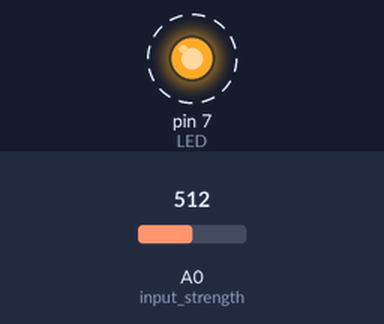
Recording of a sketch running on a simulated Arduino Uno, built with avr-gcc and run on an emulated ATmega328P. On the bench: output pins drawn as LEDs (lit = HIGH). Dashed ring = blinking. Inputs (shaded band) come from the test bench; at power-on: A0 (input_strength) = 512.

Above: at 1.25 s.
1.3 s: A0 (input_strength) set to 212
4.3 s: A0 (input_strength) set to 185
At 4.3 s:
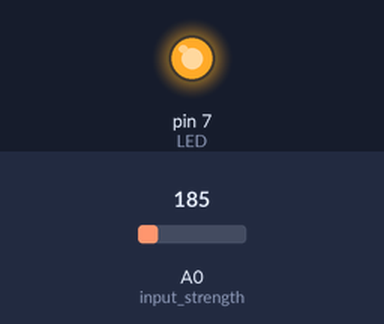
5.8 s: A0 (input_strength) set to 210
At 5.95 s:
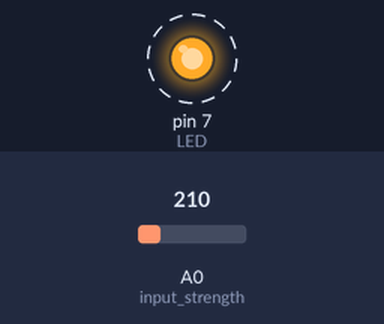
8.8 s: A0 (input_strength) set to 190
Timing chart, 0 to 11.3 s (numbered marks = the images above; inputs shaded):
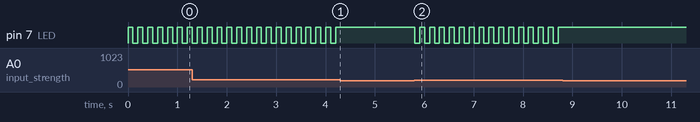

Measured:
- the behaviour switches between 201 and 200 on A0 (input_strength) (found by bisection; images 0 and 1)
- after the input at 4.3 s, pin 7 (LED): stops changing and stays HIGH
- after the input at 5.8 s, pin 7 (LED): alternates HIGH for 0.10 s and LOW for 0.10 s, starting at once
- after the input at 8.8 s, pin 7 (LED): stops changing and stays HIGH
- by itself, pin 7 (LED): alternates HIGH for 0.10 s and LOW for 0.10 s

The sketch:

sketch_feb28a_sound_sensor.ino
```cpp
int input_strength = A0,LED=7;
int strength=0;
bool swap = false;

void setup() {
  pinMode(LED,OUTPUT);
}

void loop() {
  strength = analogRead(input_strength);
  if(strength>200)
  {
       swap = (!swap);
       if(swap)
       {
          digitalWrite(LED,HIGH);
       }
       if(!swap)
       {
          digitalWrite(LED,LOW);
       }
  }
  delay(100);
}
```
